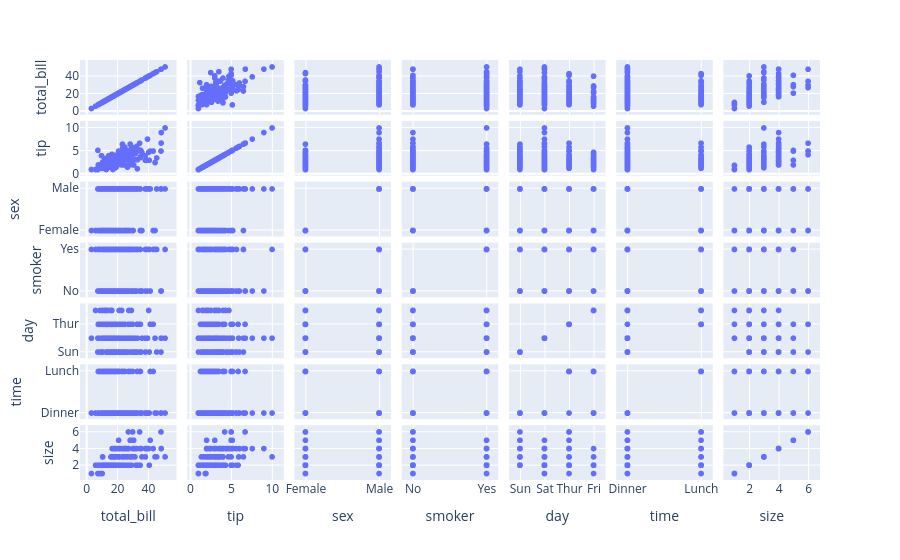

This figure's notebook cell:
### Code cell
fig = px.scatter_matrix(
    tips,
    # x='total_bill',
    # nbins=20,                   # number of bins
    # title='Total Bill Distribution',
    # labels={'total_bill':'Total Bill ($)'},
    # color_discrete_sequence=['blue']  # set color
)
fig.show()

### Figure 1 — Plotly figure (JSON) as saved in the notebook; plotly's stock layout.template omitted (floating-point values rounded to 4 significant figures; data arrays with more than 128 entries replaced by an {"elided": "..."} marker saying what was removed)
{"data": [{"dimensions": [{"axis": {"matches": true}, "label": "total_bill", "values": {"elided": "244 float values"}}, {"axis": {"matches": true}, "label": "tip", "values": {"elided": "244 float values"}}, {"axis": {"matches": true}, "label": "sex", "values": {"elided": "244 str values"}}, {"axis": {"matches": true}, "label": "smoker", "values": {"elided": "244 str values"}}, {"axis": {"matches": true}, "label": "day", "values": {"elided": "244 str values"}}, {"axis": {"matches": true}, "label": "time", "values": {"elided": "244 str values"}}, {"axis": {"matches": true}, "label": "size", "values": {"elided": "244 int values"}}], "hovertemplate": "%{xaxis.title.text}=%{x}<br>%{yaxis.title.text}=%{y}<extra></extra>", "legendgroup": "", "marker": {"color": "#636efa", "symbol": "circle"}, "name": "", "showlegend": false, "type": "splom"}], "layout": {"dragmode": "select", "legend": {"tracegroupgap": 0}, "margin": {"t": 60}}}
